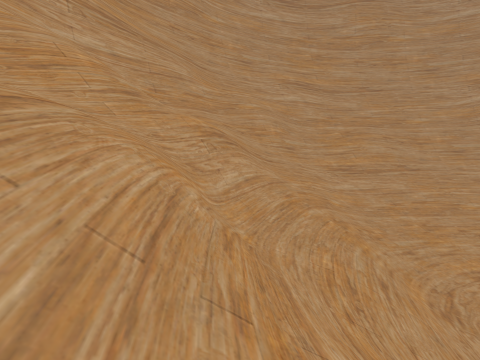
view 1 (above)

13 first-person views from a walk through a 3-D level made in the Unity game engine. The camera is 1.2 m above the floor, tilts 2° down and sees 80° across. The floor is counted in squares, 2 m on a side. Each view is taken from the middle of a square. On the plan, view 1 faces up. The plan holds only what a view shows up to about 9 squares ahead; the rest is blank.

view 2
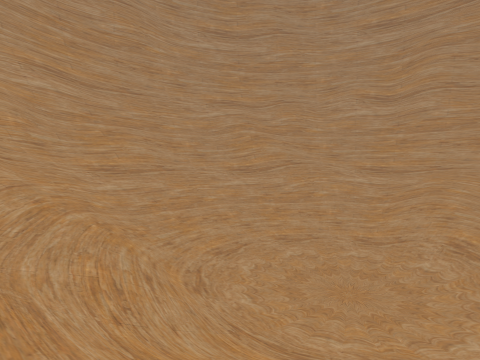

view 3
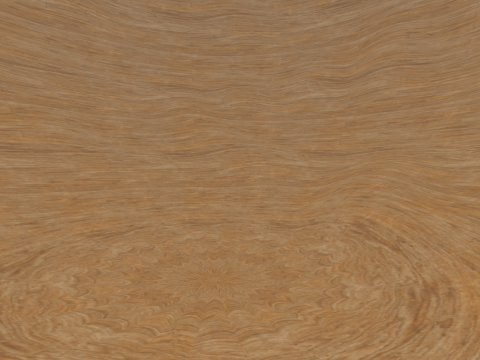

view 4
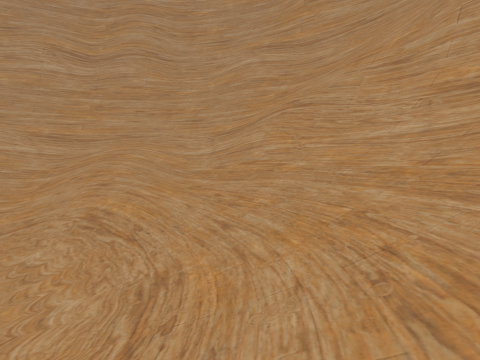

view 5
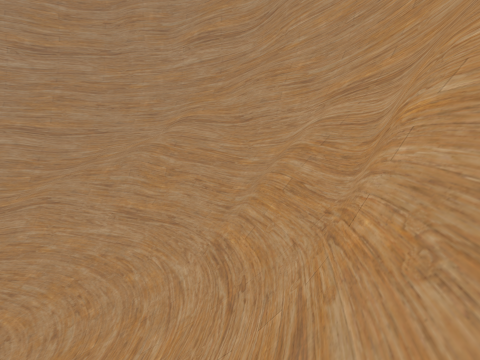

view 6
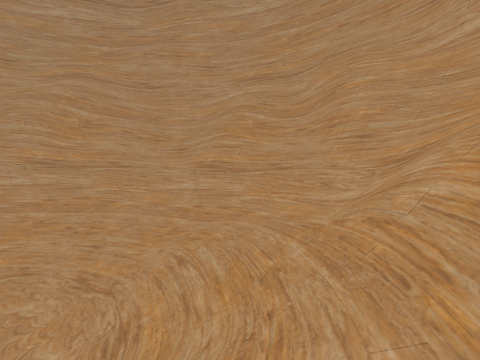

view 7
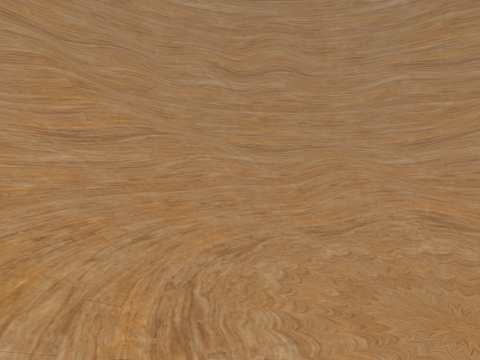

view 8
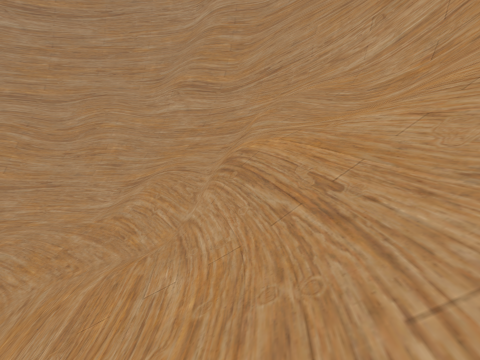

view 9
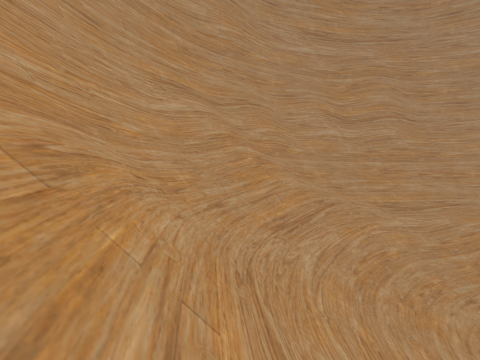

view 10
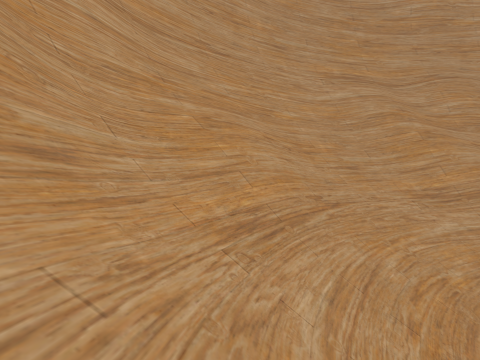

view 11
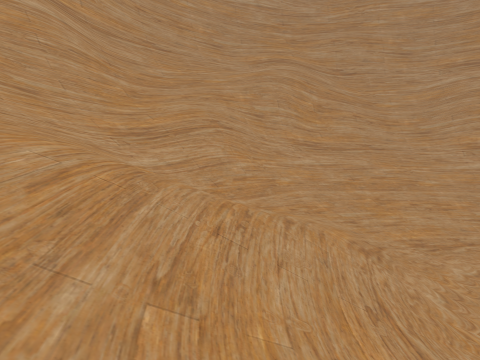

view 12
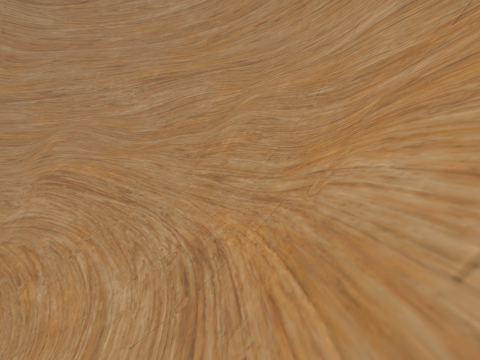

view 13
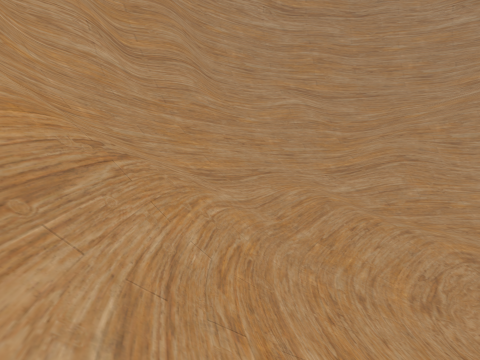

### Floor plan
Key: @ floor where view 1 was taken; # wall or solid block; . main floor; - floor 0.25 m lower than the main floor; : floor 1.75 m higher than the main floor; + floor 2 m higher than the main floor; / step, stairs or slope; = window, fence, low wall or low ledge.
Columns run from 4 left of view 1 to 12 right of it. Each row starts with its distance up from view 1.
 10       ######
  9      ##///#####
  8    ###//=///#/#
  7   ##////////=/##
  6  ##/////////=//#
  5 ##//=//////////##
  4 #///#///..//////#
  3 #/=////.--./////#
  2 ##//=//.--./////#
  1 ##//////--//////#
  0  #//@+//..//:///#
 -1  ##/////////==/##
 -2   ##////////=//#
 -3    #////////=//#
 -4    ####///###/##
 -5      ###### =##

Where each view was taken, in squares from view 1:
view 1: 0 up, 0 right, facing up
view 2: 0 up, 0 right, facing up-right
view 3: 1 down, 2 right, facing up-right
view 4: 1 down, 3 right, facing right
view 5: 0 up, 2 left, facing down-right
view 6: 4 up, 1 right, facing down
view 7: 4 up, 2 right, facing right
view 8: 7 up, 2 right, facing down-left
view 9: 8 up, 2 right, facing right
view 10: 6 up, 1 right, facing up-right
view 11: 4 up, 8 right, facing down
view 12: 8 up, 5 right, facing left
view 13: 7 up, 6 right, facing down-right
